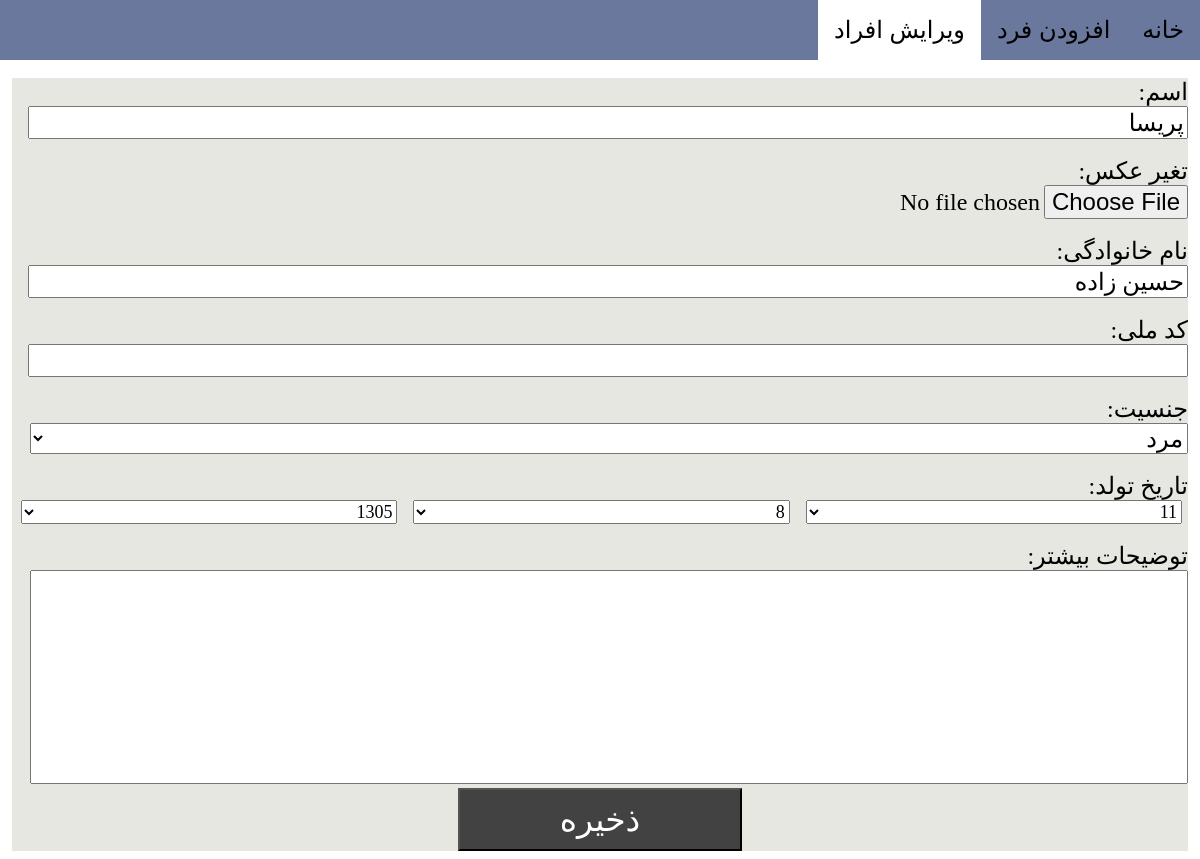
The app's page /index/edit/2/ with its own data.
### FPPI/models.py (models this page shows)
class Person(models.Model):
    Name = models.CharField(max_length=100, null=1)
    Family = models.CharField(max_length=100,null=1)
    sex = models.CharField(max_length=10, null=1)
    CodeNational = models.CharField(max_length=100, null=1)
    Birth = models.CharField(null=1,max_length=100)
    Adr = models.CharField(null=1, max_length=200)
    Father = models.ForeignKey("Father", models.CASCADE, null=1)
    Mother = models.ForeignKey("Mother", models.CASCADE, null=True)
    MoreInfo = models.CharField(max_length=3000 ,null=1,)
    Sister =  models.ManyToManyField("Sister")
    Brother =  models.ManyToManyField("Brother")
    Souse =  models.ManyToManyField("Souse")
    upload = models.ImageField(upload_to ="Profile/", null=1)

### FPPI/views.py (the view)
# urls.py: path('index/edit/<int:id>/',views.EditSelect),
def EditSelect(request,id):
    x=models.Person.objects.get(pk=id)
    context = {
        "Person": models.Person.objects.get(pk=id),
        "f_list": models.Father.objects.all(),
        "m_list": models.Mother.objects.all(),
        "f": x.Father,
        "m":x.Mother,
        "year":x.Birth.split("/")[0],
        "month":x.Birth.split("/")[1],
        "day":x.Birth.split("/")[2],
        "dayList":range(1,32),
        "monthList":range(1,13),
        "yearList":range(1300,1410),
    }
    return render(request, "FPPI/edit_select.html", context=context)

### FPPI/templates/FPPI/edit_select.html (shortened to what this page needs)
<!DOCTYPE html>
<html lang="en">
<head>
    {% load static %}
    <link rel="stylesheet" type="text/css" href="{% static 'css/add.css' %}">
</head>
<body>
<div id="l">
    <ul>
        <li><a href="/">خانه</a></li>
        <li><a href="/add/">افزودن فرد</a></li>
        <li id="ShowingPage"><a href="edit/">ویرایش افراد</a></li>
    </ul>
</div>
<br>
<div id="d">
    <form method="post" action="{% url 'E' %}" enctype="multipart/form-data">
        <label for="name">اسم:</label>
        <br>
        <input type="text" name="name" value="{{Person.Name}}">
        <br>
        <br>
        <label for="upload">تغیر عکس:</label>
        <br>
        <input  id="upload" type="file" name="upload">
        <br><br>
        <label for="family">نام خانوادگی:</label>
        <br>
        <input type="text" name="family"  value="{{ Person.Family }}">
        <br>
        <br>
        <label for="code">کد ملی:</label>
        <br>
        <input type="text" name="code"  value="{{Person.CodeNational}}">
        <br>
        <br>
        <label for="gender">جنسیت:</label>
        <select name="gender" >
            {% if Person.sex == "Man" %}
            <option value="Man">مرد</option>
            {%endif%}
        </select>
        <br>
        <br>
        <label>تاریخ تولد:</label>
        <br>
        <select class="birth" name="day">
            <option>{{ day }}</option>
        </select>
        <select class="birth" name="month">
            <option>{{ month }}</option>
        </select>
        <select class="birth" name="year">
            <option>{{ year }}</option>
        </select>
        <br>
        <br>
        <label>توضیحات بیشتر:</label>
        <textarea id="more"  rows="8" name="MoreInfo">{{Person.MoreInfo}}</textarea>
        <div id="btn">
            <button type="submit" id="button" >
                ذخیره
            </button>
        </div>
    </form>
</div>
</body>
</html>

### FPPI/static/css/add.css (style rules this page uses)
body { direction: rtl; font-family: Calibri; margin-left: 0px; margin-right: 0px; margin-top: 0px; overflow-x:hidden ; }
ul { list-style-type: none; margin: 0; padding: 0; overflow: hidden; background-color: #6b789d; }
li { float: right; }
label { font-size: large; }
input { width: 98%; font-family: Calibri; font-size: 21px; }
select { width: 98%; font-size:large; }
@media only screen and (min-width: 900px) { li a { display: block; color: #000000; text-align: center; padding: 16px; text-decoration: none; font-family: Calibri, Arial, Dubai Medium; font-size: x-large; } }
label { font-size: x-large; }
input { width: 98%; font-family: Calibri; font-size: x-large; }
select { width: 98.5%; font-size:x-large; }
.birth { width: 32% !important; font-family: Calibri; font-size: large; margin-left: 6px; margin-right: 6px; font-size: large; }
#d { width: 98%; height: "fit-content"; background-color: #e6e7e0; margin-right: auto; margin-left: auto; }
textarea { width: 98%; resize: none; font-size: 18px; }
button { font-size: 33px; padding: 10px 100px 10px 100px; color: #ffffff; background-color: #424242; }
#btn { text-align: center; margin-left: auto; margin-right: auto; }
#more { font-size: 22px; font-family: Calibri; }
#ShowingPage { background:#ffffff; }

### records on screen
Person: name "پریسا", family "حسین زاده", gender "مرد"

### other values on screen
form field day "11"
form field month "8"
form field year "1305"
